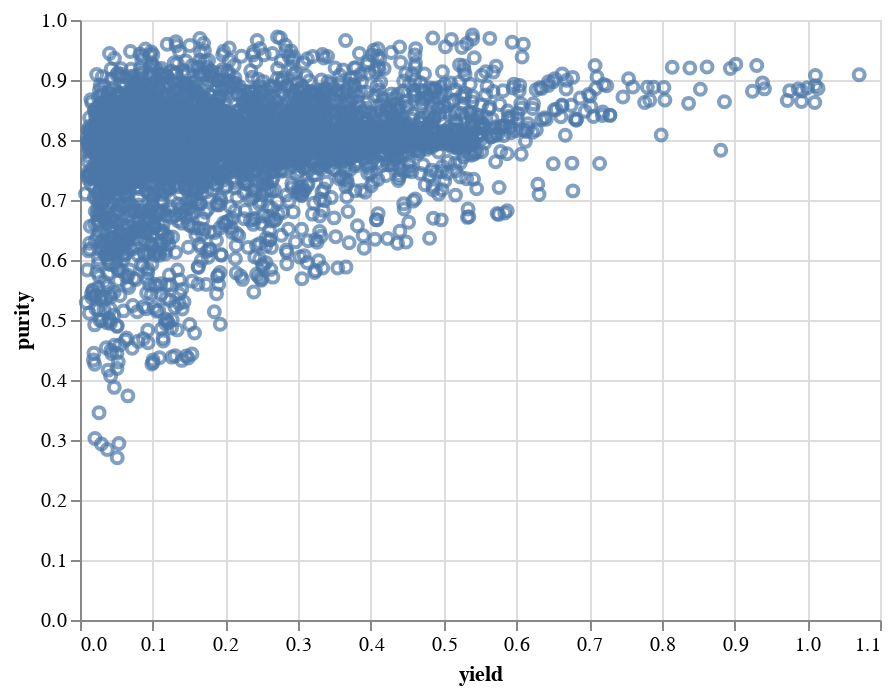

Notebook code for this chart:
### Markdown cell above
### Observe purity vs. yield

### Code cell
alt.Chart(mm_results).mark_point().encode(
    x='yield',
    y='purity')

### Figure 1 — Vega-Lite specification as saved in the notebook (floating-point values rounded to 4 significant figures; data arrays with more than 128 entries replaced by an {"elided": "..."} marker saying what was removed)
{"config": {"view": {"continuousWidth": 400, "continuousHeight": 300}}, "data": {"name": "data-2cb33ccea8cfeb8e1c60d94d8a8ac4f3"}, "mark": "point", "encoding": {"x": {"type": "quantitative", "field": "yield"}, "y": {"type": "quantitative", "field": "purity"}}, "$schema": "https://vega.github.io/schema/vega-lite/v4.8.1.json", "datasets": {"data-2cb33ccea8cfeb8e1c60d94d8a8ac4f3": {"elided": "5000 records"}}}
